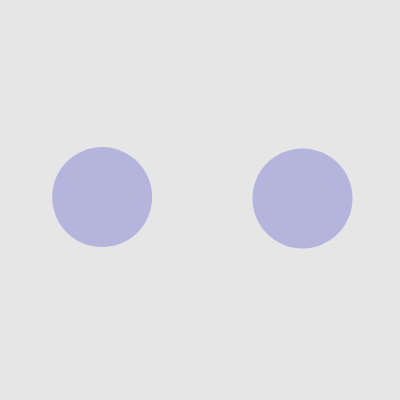
Frame 1 (no input)
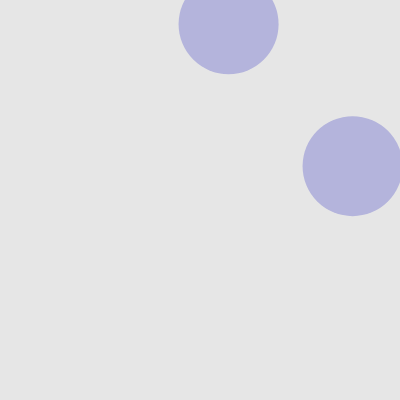
Frame 60 (no input)
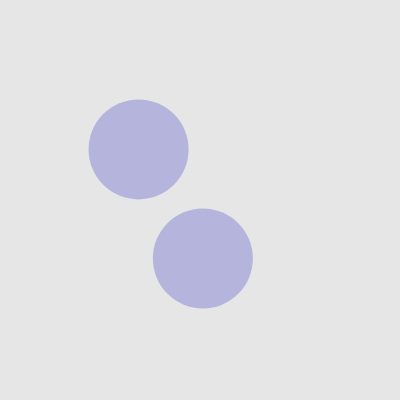
Frame 120 (the mouse pressed at the canvas centre since frame 60)

The p5.js sketch that drew these frames (run headless with seeded random() and noise() and a simulated clock; from frame 60 on, the mouse is pressed at the canvas centre):

// p5.js sketch
// ── sketch.js
// DM2008 — Activity 5a [Guided]
// Colliding Circles (30 min)
//
// A vector stores position and movement together — cleaner than separate x and y variables.
// Your job is to g7et two balls moving, then detect and respond to their collision.
//
// Suggested order:
// 1. Create two Ball objects in setup()
// 2. Check the distance between them in draw()
// 3. Trigger a visual response when they collide
// 4. Implement edge behaviour in move() — wrap or bounce, your choice
//
// Stretch: add a third ball, or make the collision response affect both balls.

let balls = [];

function setup() {
  createCanvas(400, 400);
  // Create two balls at different starting positions
  balls.push(new Ball(100, 200));
  balls.push(new Ball(300, 200));
}

function draw() {
  background(230);

  // Check collision between the two balls
  // dist() measures the distance between their centers
  // They overlap when that distance is less than the sum of their radii

  let d = dist(balls[0].pos.x, balls[0].pos.y, balls[1].pos.x, balls[1].pos.y);
  let colliding = d < balls[0].r + balls[1].r; // true when the balls overlap, false otherwise

  for (let i = 0; i < balls.length; i++) {
    balls[i].move();
    balls[i].show(colliding);
  }
}

class Ball {
  constructor(x, y) {
    // pos and vel are vectors — they store x and y together as one object
    this.pos = createVector(x, y);
    this.vel = createVector(random(-5, 5), random(-5, 5));
    this.r = 50;
  }

  move() {
    // Adding the velocity vector to position moves the ball each frame
    this.pos.add(this.vel);

    // Handle edges — could you make this bounce instead of wrap?
    if (this.pos.x >= width) {
      this.pos.x = width;
      this.vel = this.vel.mult(-1);
    }
    if (this.pos.x <= 0) {
      this.pos.x = 0;
      this.vel = this.vel.mult(-1);
    }
    if (this.pos.y >= height) {
      this.pos.y = height;
      this.vel = this.vel.mult(-1);
    }
    if (this.pos.y <= 0) {
      this.pos.y = 0;
      this.vel = this.vel.mult(-1);
    }
  }

  show(colliding) {
    // colliding is true or false — try using it in an if/else to change fill or size
    if(colliding == true){
      push();
      fill(random(0,160), random(0,160), random(100,160), 190);
      triangle(random(this.pos.x+20+height), random(this.pos.y+20), random(this.r * 5+30), random(this.pos.x+width+random(100)));
      pop();
    }else{
      fill(180, 180, 220);
      noStroke();
      ellipse(this.pos.x, this.pos.y, this.r * 2);
    }
  }
}
